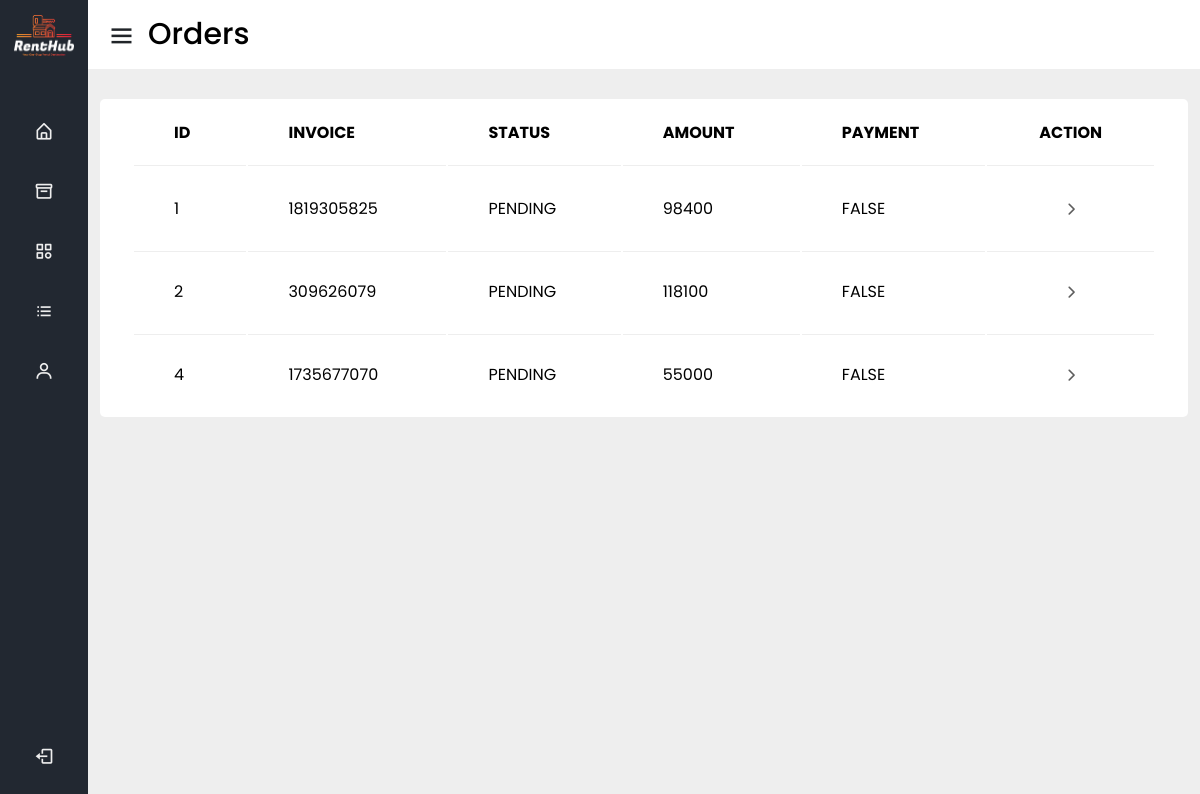
Page /orders.php?view (signed in) on the committed database.
### tables this page shows
CREATE TABLE `renthub_orders` (
  `order_id` int(11) NOT NULL,
  `user_id` int(11) NOT NULL,
  `order_invoice` int(255) NOT NULL,
  `order_status` varchar(255) NOT NULL,
  `order_amount` int(11) NOT NULL,
  `order_payment` varchar(255) NOT NULL,
  `order_date` timestamp NOT NULL DEFAULT current_timestamp() ON UPDATE current_timestamp()
);

### includes/orders_view.php (the view)
<table>
    <thead>
        <tr>
            <th>ID</th>
            <th>Invoice</th>
            <th>Status</th>
            <th>Amount</th>
            <th>Payment</th>
            <th style='text-align: center'>Action</th>
        </tr>
    </thead>
    <tbody>
        <?php
            $sql_select_orders = "SELECT * FROM `renthub_orders`;";
            $result_select_orders = mysqli_query($conn, $sql_select_orders);
            if (mysqli_num_rows($result_select_orders) > 0) {
                while ($order = mysqli_fetch_assoc($result_select_orders)) {
                    $order_id = $order['order_id'];
                    $order_invoice = $order['order_invoice'];
                    $order_status = $order['order_status'];
                    $order_amount = $order['order_amount'];
                    $order_payment = $order['order_payment'];
                    echo "<tr>
                            <td>$order_id</td>
                            <td>$order_invoice</td>
                            <td>$order_status</td>
                            <td>$order_amount</td>
                            <td>$order_payment</td>
                            <td style='text-align: center'>
                                <a href='orders.php?edit=$order_id'><i class='fa-solid fa-chevron-right' style='color: #000000a1;font-size: 13px;'></i></i></a>
                            </td>
                        </tr>";
                }
            }
        ?>
    </tbody>
</table>

### orders.css (style rules this page uses)
* { margin: 0; padding: 0; box-sizing: border-box; font-family: 'Poppins', sans-serif; }
body { min-height: 100vh; background-color: #EEEEEE; transition: all 0.3s ease; }
.home .container #main table { border-collapse: separate; }
.home .container #main table td, .home .container #main table th { padding: 20px 40px; }
tbody tr td i { color:#000; }
thead tr { position: sticky; top: 0; background: #FFF; z-index: 1; }
thead tr th { border-bottom: 1px solid #EEEEEE; }
tbody tr td { border-top: 1px solid #EEEEEE; height: 81px; }
tbody tr:first-child td { border-top: none; }

### rows in the picture
renthub_orders: order_id "1", order_invoice "1819305825", order_status "PENDING", order_amount "98400", order_payment "FALSE"
renthub_orders: order_id "2", order_invoice "309626079", order_status "PENDING", order_amount "118100", order_payment "FALSE"
renthub_orders: order_id "4", order_invoice "1735677070", order_status "PENDING", order_amount "55000", order_payment "FALSE"
